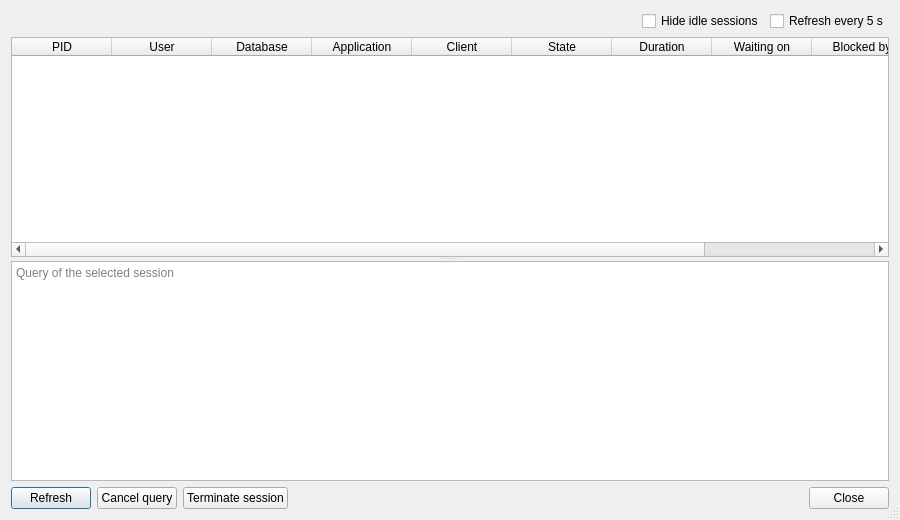
<?xml version="1.0" encoding="UTF-8"?>
<ui version="4.0">
 <class>sessions_dialog</class>
 <widget class="QDialog" name="sessions_dialog">
  <property name="geometry">
   <rect>
    <x>0</x>
    <y>0</y>
    <width>900</width>
    <height>520</height>
   </rect>
  </property>
  <property name="windowTitle">
   <string>PostGIS Toolbox - Sessions and locks</string>
  </property>
  <property name="sizeGripEnabled">
   <bool>true</bool>
  </property>
  <layout class="QVBoxLayout" name="verticalLayout">
   <item>
    <layout class="QHBoxLayout" name="header_layout">
     <item>
      <widget class="QLabel" name="summary_label">
       <property name="text">
        <string notr="true"/>
       </property>
      </widget>
     </item>
     <item>
      <spacer name="header_spacer">
       <property name="orientation">
        <enum>Qt::Horizontal</enum>
       </property>
       <property name="sizeHint" stdset="0">
        <size>
         <width>0</width>
         <height>0</height>
        </size>
       </property>
      </spacer>
     </item>
     <item>
      <widget class="QCheckBox" name="active_chkbox">
       <property name="text">
        <string>Hide idle sessions</string>
       </property>
      </widget>
     </item>
     <item>
      <widget class="QCheckBox" name="auto_chkbox">
       <property name="text">
        <string>Refresh every 5 s</string>
       </property>
      </widget>
     </item>
    </layout>
   </item>
   <item>
    <widget class="QSplitter" name="splitter">
     <property name="orientation">
      <enum>Qt::Vertical</enum>
     </property>
     <property name="childrenCollapsible">
      <bool>false</bool>
     </property>
     <widget class="QTableWidget" name="sessions_table">
      <property name="editTriggers">
       <set>QAbstractItemView::NoEditTriggers</set>
      </property>
      <property name="alternatingRowColors">
       <bool>true</bool>
      </property>
      <property name="selectionMode">
       <enum>QAbstractItemView::SingleSelection</enum>
      </property>
      <property name="selectionBehavior">
       <enum>QAbstractItemView::SelectRows</enum>
      </property>
      <property name="sortingEnabled">
       <bool>true</bool>
      </property>
      <attribute name="verticalHeaderVisible">
       <bool>false</bool>
      </attribute>
      <column>
       <property name="text">
        <string>PID</string>
       </property>
      </column>
      <column>
       <property name="text">
        <string>User</string>
       </property>
      </column>
      <column>
       <property name="text">
        <string>Database</string>
       </property>
      </column>
      <column>
       <property name="text">
        <string>Application</string>
       </property>
      </column>
      <column>
       <property name="text">
        <string>Client</string>
       </property>
      </column>
      <column>
       <property name="text">
        <string>State</string>
       </property>
      </column>
      <column>
       <property name="text">
        <string>Duration</string>
       </property>
      </column>
      <column>
       <property name="text">
        <string>Waiting on</string>
       </property>
      </column>
      <column>
       <property name="text">
        <string>Blocked by</string>
       </property>
      </column>
      <column>
       <property name="text">
        <string>Query</string>
       </property>
      </column>
     </widget>
     <widget class="QPlainTextEdit" name="query_text">
      <property name="readOnly">
       <bool>true</bool>
      </property>
      <property name="placeholderText">
       <string>Query of the selected session</string>
      </property>
     </widget>
    </widget>
   </item>
   <item>
    <layout class="QHBoxLayout" name="buttons_layout">
     <item>
      <widget class="QPushButton" name="refresh_btn">
       <property name="text">
        <string>Refresh</string>
       </property>
      </widget>
     </item>
     <item>
      <widget class="QPushButton" name="cancel_btn">
       <property name="toolTip">
        <string>Stops the running query, the session stays connected</string>
       </property>
       <property name="text">
        <string>Cancel query</string>
       </property>
      </widget>
     </item>
     <item>
      <widget class="QPushButton" name="terminate_btn">
       <property name="toolTip">
        <string>Disconnects the session and rolls back its transaction</string>
       </property>
       <property name="text">
        <string>Terminate session</string>
       </property>
      </widget>
     </item>
     <item>
      <spacer name="buttons_spacer">
       <property name="orientation">
        <enum>Qt::Horizontal</enum>
       </property>
       <property name="sizeHint" stdset="0">
        <size>
         <width>0</width>
         <height>0</height>
        </size>
       </property>
      </spacer>
     </item>
     <item>
      <widget class="QDialogButtonBox" name="button_box">
       <property name="standardButtons">
        <set>QDialogButtonBox::Close</set>
       </property>
      </widget>
     </item>
    </layout>
   </item>
  </layout>
 </widget>
 <resources/>
 <connections>
  <connection>
   <sender>button_box</sender>
   <signal>rejected()</signal>
   <receiver>sessions_dialog</receiver>
   <slot>reject()</slot>
  </connection>
 </connections>
</ui>
